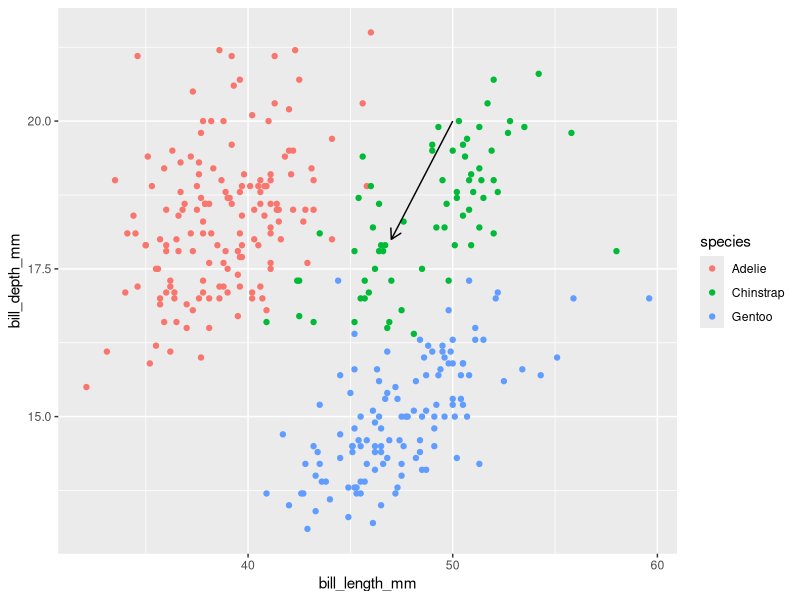

R code for this plot:

            library(ggplot2)
            library(palmerpenguins)
            built_answer <- tryCatch(
                {
                    set.seed(42)
                    ggplot(penguins, aes(x = bill_length_mm, y = bill_depth_mm, colour = species)) + geom_point() + annotate("segment", x = 50, xend = 47, y = 20, yend = 18, colour = "black", arrow = arrow(length = unit(0.3, "cm")))
                    suppressWarnings(
                        if (!file.exists("/sandbox/figures/bill-length_bill-depth_scatter_annotate_segment_answer.png")) {
                            ggsave(
                                width = 3,
                                height = 3,
                                "/sandbox/figures/bill-length_bill-depth_scatter_annotate_segment_answer.png"
                            )
                        }
                    )
                    suppressWarnings(
                        ggplot_build(last_plot())
                    )
                },
                error = function(e) {
                    'ERROR'
                }
            )
            built_submission <- tryCatch(
                {
                    set.seed(42)
                    `ggplot(penguins, aes(x = bill_length_mm, y = bill_depth_mm, color = species)) +
  geom_point() +
  annotate("segment", x = 50, y = 20, xend = 47, yend = 18, color = "black", arrow = arrow(length = unit(0.3, "cm"))) +
  theme_minimal()`
                    suppressWarnings(
                        ggsave(
                            width = 3,
                            height = 3,
                            "figures/bill-length_bill-depth_scatter_annotate_segment_submission_granite.png"
                        )
                    )
                    suppressWarnings(
                        ggplot_build(last_plot())
                    )
                },
                error = function(e) {
                    'ERROR'
                }
            )
            cat(isTRUE(all.equal(built_answer, built_submission)))
        
